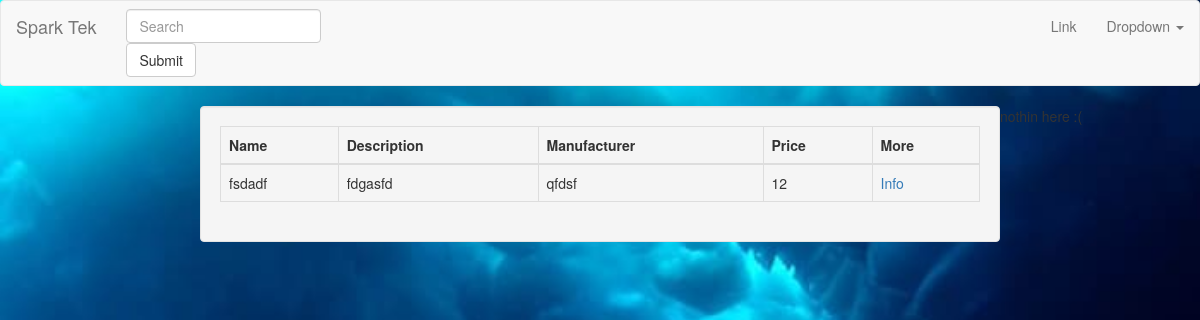
Before: / with the older database file.
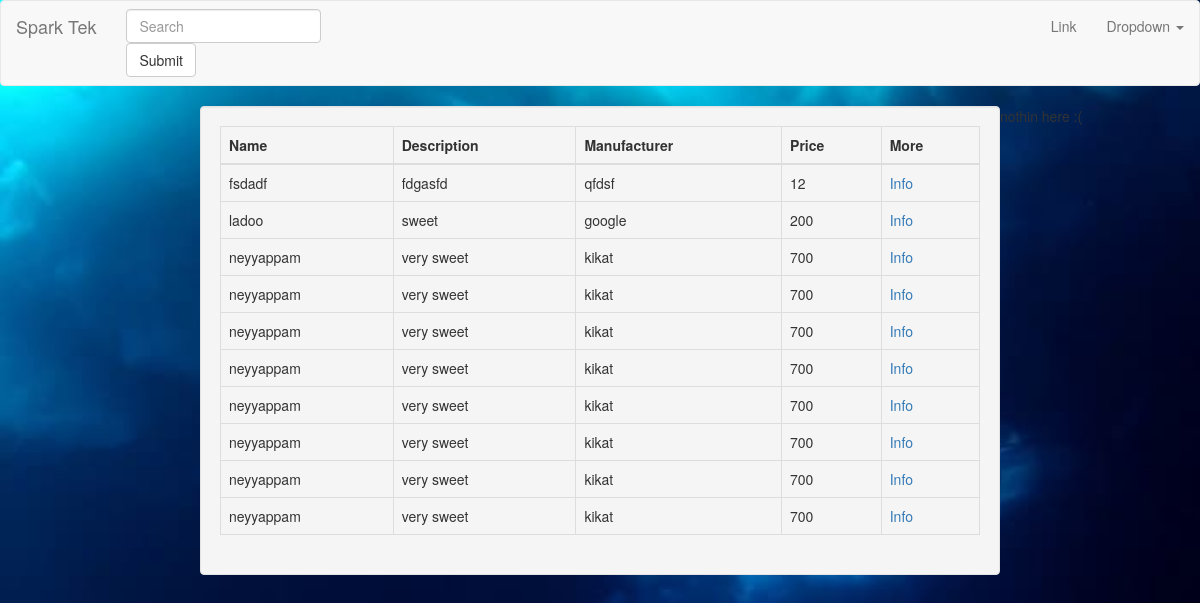
After: the same page with the newer database file.
### registration/models.py (models this page shows)
class Chocolate(models.Model):
   id = models.AutoField(primary_key=True)
   name = models.CharField(_('Chocolate Name'),max_length=100,blank=True )
   description = models.CharField(_('Chocolate Description'),max_length=1000,blank=True )
   manufacturer = models.CharField(_('Chocolate Manufacturer'),max_length=100,blank=True )
   price = models.IntegerField(_('Chocolate Price'),
                                validators=[MaxValueValidator(1000), MinValueValidator(0)],
                                help_text=_('4 digits maximum'), blank=True, null=True)

### registration/views.py (the view)
# urls.py: url(r'^$', HomePageView.as_view(), name='home'),
class HomePageView(ListView):
	template_name = "index.html"
	def get_queryset(self):
		return Chocolate.objects.all()

### registration/templates/index.html
{% extends 'base.html' %}
{% load register_extras %}
{% load staticfiles %}
{% block body %}
<div class="col-md-8 col-md-offset-2 well">
    <table class="table table-hover table-bordered table-responsive">
        <thead>
        <tr>
            <th>
                Name
            </th>
            <th>
                Description
            </th>
            <th>
                Manufacturer
            </th>
            <th>
                Price
            </th>
            <th>
                More
            </th>
        </tr>
        </thead>
        <tbody>
        {% for item in object_list %}
            <tr>
                <td> {{ item.name }} </td>
                <td> {{ item.description }}</td>
                <td> {{ item.manufacturer }}</td>
                <td> {{ item.price }}</td>
<td> <a href="{% url 'chocolate_detail' item.id %}">Info</a> </td>
            </tr>
        {% endfor %}
        </tbody>
    </table>
</div>
{% if request.user.is_anonymous %}
    nothin here :(
{% else %}
    <div class="col-md-6 col-md-offset-5" style="padding-top: 10%;">
        <a href="{% url 'add_chocolate' %}"
        <button class="btn btn-primary">Add a Chocolate</button>
    </div>
{% endif %}
{% endblock body %}

### registration/templates/base.html (shortened to what this page needs)
{% load staticfiles %}
<!DOCTYPE html>
<html lang="en">
<head>
    <link rel="stylesheet" href="{%  static 'css/bootstrap.min.css' %}" />
</head>
<body style="background-image: url({% static "image/images3.jpg" %});background-repeat:no-repeat;background-size:100%;height: 140px;display:block;padding:0 !important;margin:0;" >
{% include 'navbar.html' %}
{% block body %}
{% endblock body %}
</html>

### registration/templates/navbar.html (shortened to what this page needs)
<nav class="navbar navbar-default">
    <div class="container-fluid">
        <div class="navbar-header">
            <a class="navbar-brand" href="#">Spark Tek</a>
        </div>
        <form class="navbar-form navbar-left" role="search">
            <div class="form- group">
                <input type="text" class="form-control" placeholder="Search">
            </div>
            <button type="submit" class="btn btn-default">Submit</button>
        </form>
        <ul class="nav navbar-nav navbar-right">
            <li><a href="#">Link</a></li>
            <li class="dropdown">
                {% if user.is_anonymous %}
                    <a href="#" class="dropdown-toggle" data-toggle="dropdown" role="button" aria-haspopup="true" aria-expanded="false">Dropdown <span class="caret"></span></a>
                {% endif %}
                </li>
                </ul>
    </div>
</nav>

Changed rows visible on the page:
added Chocolate: name "ladoo", description "sweet", manufacturer "google", price "200"
added Chocolate: name "neyyappam", description "very sweet", manufacturer "kikat", price "700"
added Chocolate: name "neyyappam", description "very sweet", manufacturer "kikat", price "700"
added Chocolate: name "neyyappam", description "very sweet", manufacturer "kikat", price "700"
added Chocolate: name "neyyappam", description "very sweet", manufacturer "kikat", price "700"
added Chocolate: name "neyyappam", description "very sweet", manufacturer "kikat", price "700"
added Chocolate: name "neyyappam", description "very sweet", manufacturer "kikat", price "700"
added Chocolate: name "neyyappam", description "very sweet", manufacturer "kikat", price "700"
added Chocolate: name "neyyappam", description "very sweet", manufacturer "kikat", price "700"
